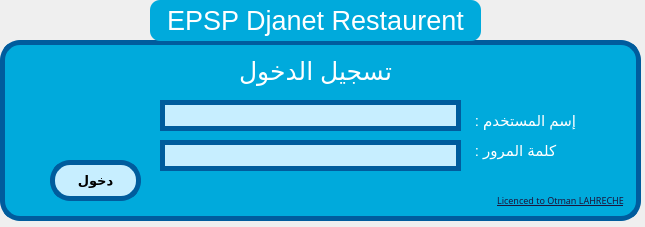
<?xml version="1.0" encoding="UTF-8"?>
<ui version="4.0">
 <class>MainWindow</class>
 <widget class="QMainWindow" name="MainWindow">
  <property name="geometry">
   <rect>
    <x>0</x>
    <y>0</y>
    <width>645</width>
    <height>227</height>
   </rect>
  </property>
  <property name="windowTitle">
   <string>تسجيل الدخول</string>
  </property>
  <widget class="QWidget" name="centralwidget">
   <widget class="QFrame" name="more_info_frame">
    <property name="geometry">
     <rect>
      <x>0</x>
      <y>40</y>
      <width>641</width>
      <height>181</height>
     </rect>
    </property>
    <property name="styleSheet">
     <string notr="true">background-color: rgb(0, 170, 220);
border-radius: 20px;
border: 5px solid rgb(0, 92, 157)</string>
    </property>
    <property name="frameShape">
     <enum>QFrame::StyledPanel</enum>
    </property>
    <property name="frameShadow">
     <enum>QFrame::Raised</enum>
    </property>
    <widget class="QLabel" name="app_info">
     <property name="geometry">
      <rect>
       <x>550</x>
       <y>230</y>
       <width>171</width>
       <height>20</height>
      </rect>
     </property>
     <property name="font">
      <font>
       <family>Montserrat Alternates Black</family>
      </font>
     </property>
     <property name="styleSheet">
      <string notr="true">border: none;
background-color: transparent;
color: rgb(28, 20, 59);</string>
     </property>
     <property name="text">
      <string>Licenced to Otman LAHRECHE</string>
     </property>
     <property name="alignment">
      <set>Qt::AlignCenter</set>
     </property>
    </widget>
    <widget class="QLabel" name="loading_progress_status">
     <property name="geometry">
      <rect>
       <x>210</x>
       <y>10</y>
       <width>211</width>
       <height>41</height>
      </rect>
     </property>
     <property name="font">
      <font>
       <pointsize>19</pointsize>
      </font>
     </property>
     <property name="styleSheet">
      <string notr="true">border: none;
background-color: transparent;
color: rgb(255, 255, 255);</string>
     </property>
     <property name="text">
      <string>تسجيل الدخول</string>
     </property>
     <property name="alignment">
      <set>Qt::AlignCenter</set>
     </property>
     <property name="wordWrap">
      <bool>true</bool>
     </property>
    </widget>
    <widget class="QLineEdit" name="lineEdit">
     <property name="geometry">
      <rect>
       <x>160</x>
       <y>60</y>
       <width>301</width>
       <height>31</height>
      </rect>
     </property>
     <property name="styleSheet">
      <string notr="true">background-color: rgb(199, 238, 255);</string>
     </property>
    </widget>
    <widget class="QLineEdit" name="lineEdit_2">
     <property name="geometry">
      <rect>
       <x>160</x>
       <y>100</y>
       <width>301</width>
       <height>31</height>
      </rect>
     </property>
     <property name="styleSheet">
      <string notr="true">background-color: rgb(199, 238, 255);</string>
     </property>
    </widget>
    <widget class="QPushButton" name="pushButton">
     <property name="geometry">
      <rect>
       <x>50</x>
       <y>120</y>
       <width>91</width>
       <height>41</height>
      </rect>
     </property>
     <property name="font">
      <font>
       <pointsize>10</pointsize>
       <weight>75</weight>
       <bold>true</bold>
      </font>
     </property>
     <property name="styleSheet">
      <string notr="true">background-color: rgb(199, 238, 255);</string>
     </property>
     <property name="text">
      <string>دخول</string>
     </property>
    </widget>
    <widget class="QLabel" name="loading_progress_status_4">
     <property name="geometry">
      <rect>
       <x>460</x>
       <y>70</y>
       <width>131</width>
       <height>21</height>
      </rect>
     </property>
     <property name="font">
      <font>
       <pointsize>11</pointsize>
      </font>
     </property>
     <property name="styleSheet">
      <string notr="true">border: none;
background-color: transparent;
color: rgb(255, 255, 255);</string>
     </property>
     <property name="text">
      <string>إسم المستخدم :</string>
     </property>
     <property name="alignment">
      <set>Qt::AlignCenter</set>
     </property>
     <property name="wordWrap">
      <bool>true</bool>
     </property>
    </widget>
    <widget class="QLabel" name="loading_progress_status_5">
     <property name="geometry">
      <rect>
       <x>460</x>
       <y>100</y>
       <width>111</width>
       <height>21</height>
      </rect>
     </property>
     <property name="font">
      <font>
       <pointsize>11</pointsize>
      </font>
     </property>
     <property name="styleSheet">
      <string notr="true">border: none;
background-color: transparent;
color: rgb(255, 255, 255);</string>
     </property>
     <property name="text">
      <string>كلمة المرور :</string>
     </property>
     <property name="alignment">
      <set>Qt::AlignCenter</set>
     </property>
     <property name="wordWrap">
      <bool>true</bool>
     </property>
    </widget>
    <widget class="QLabel" name="app_info_3">
     <property name="geometry">
      <rect>
       <x>480</x>
       <y>150</y>
       <width>161</width>
       <height>20</height>
      </rect>
     </property>
     <property name="font">
      <font>
       <family>Montserrat Alternates Black</family>
       <pointsize>7</pointsize>
       <underline>true</underline>
      </font>
     </property>
     <property name="styleSheet">
      <string notr="true">border: none;
background-color: transparent;
color: rgb(28, 20, 59);</string>
     </property>
     <property name="text">
      <string>Licenced to Otman LAHRECHE</string>
     </property>
     <property name="alignment">
      <set>Qt::AlignCenter</set>
     </property>
    </widget>
   </widget>
   <widget class="QFrame" name="more_info_frame_2">
    <property name="geometry">
     <rect>
      <x>150</x>
      <y>0</y>
      <width>331</width>
      <height>41</height>
     </rect>
    </property>
    <property name="styleSheet">
     <string notr="true">background-color: rgb(0, 170, 220);
border-radius: 10px;</string>
    </property>
    <property name="frameShape">
     <enum>QFrame::StyledPanel</enum>
    </property>
    <property name="frameShadow">
     <enum>QFrame::Raised</enum>
    </property>
    <widget class="QLabel" name="app_info_2">
     <property name="geometry">
      <rect>
       <x>10</x>
       <y>101</y>
       <width>161</width>
       <height>20</height>
      </rect>
     </property>
     <property name="font">
      <font>
       <family>Montserrat Alternates Black</family>
      </font>
     </property>
     <property name="styleSheet">
      <string notr="true">border: none;
background-color: transparent;
color: rgb(28, 20, 59);</string>
     </property>
     <property name="text">
      <string>Licenced to Otman LAHRECHE</string>
     </property>
     <property name="alignment">
      <set>Qt::AlignCenter</set>
     </property>
    </widget>
    <widget class="QLabel" name="loading_progress_status_2">
     <property name="geometry">
      <rect>
       <x>210</x>
       <y>30</y>
       <width>131</width>
       <height>41</height>
      </rect>
     </property>
     <property name="styleSheet">
      <string notr="true">border: none;
background-color: transparent;
color: rgb(255, 255, 255);</string>
     </property>
     <property name="text">
      <string>Please wait....</string>
     </property>
     <property name="alignment">
      <set>Qt::AlignCenter</set>
     </property>
     <property name="wordWrap">
      <bool>true</bool>
     </property>
    </widget>
    <widget class="QLabel" name="loading_progress_status_3">
     <property name="geometry">
      <rect>
       <x>10</x>
       <y>0</y>
       <width>311</width>
       <height>41</height>
      </rect>
     </property>
     <property name="font">
      <font>
       <pointsize>20</pointsize>
      </font>
     </property>
     <property name="styleSheet">
      <string notr="true">border: none;
background-color: transparent;
color: rgb(255, 255, 255);</string>
     </property>
     <property name="text">
      <string>EPSP Djanet Restaurent</string>
     </property>
     <property name="alignment">
      <set>Qt::AlignCenter</set>
     </property>
     <property name="wordWrap">
      <bool>true</bool>
     </property>
    </widget>
   </widget>
  </widget>
 </widget>
 <resources/>
 <connections/>
</ui>
